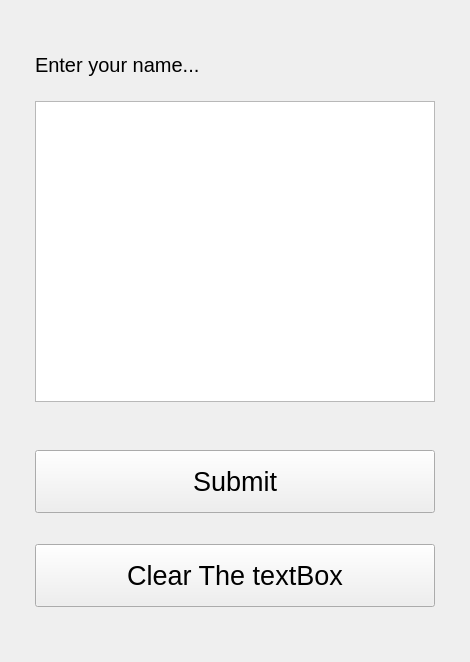
<?xml version="1.0" encoding="UTF-8"?>
<ui version="4.0">
 <class>MainWindow</class>
 <widget class="QMainWindow" name="MainWindow">
  <property name="geometry">
   <rect>
    <x>0</x>
    <y>0</y>
    <width>470</width>
    <height>662</height>
   </rect>
  </property>
  <property name="windowTitle">
   <string>MainWindow</string>
  </property>
  <widget class="QWidget" name="centralwidget">
   <widget class="QLabel" name="label">
    <property name="geometry">
     <rect>
      <x>35</x>
      <y>50</y>
      <width>400</width>
      <height>30</height>
     </rect>
    </property>
    <property name="font">
     <font>
      <pointsize>15</pointsize>
     </font>
    </property>
    <property name="text">
     <string>Enter your name...</string>
    </property>
   </widget>
   <widget class="QTextEdit" name="textEdit">
    <property name="geometry">
     <rect>
      <x>35</x>
      <y>101</y>
      <width>400</width>
      <height>301</height>
     </rect>
    </property>
   </widget>
   <widget class="QPushButton" name="pushButton">
    <property name="geometry">
     <rect>
      <x>35</x>
      <y>450</y>
      <width>400</width>
      <height>63</height>
     </rect>
    </property>
    <property name="font">
     <font>
      <pointsize>20</pointsize>
     </font>
    </property>
    <property name="text">
     <string>Submit</string>
    </property>
   </widget>
   <widget class="QPushButton" name="pushButton_2">
    <property name="geometry">
     <rect>
      <x>35</x>
      <y>544</y>
      <width>400</width>
      <height>63</height>
     </rect>
    </property>
    <property name="font">
     <font>
      <pointsize>20</pointsize>
     </font>
    </property>
    <property name="text">
     <string>Clear The textBox</string>
    </property>
   </widget>
  </widget>
  <widget class="QMenuBar" name="menubar">
   <property name="geometry">
    <rect>
     <x>0</x>
     <y>0</y>
     <width>470</width>
     <height>21</height>
    </rect>
   </property>
  </widget>
 </widget>
 <resources/>
 <connections/>
</ui>
